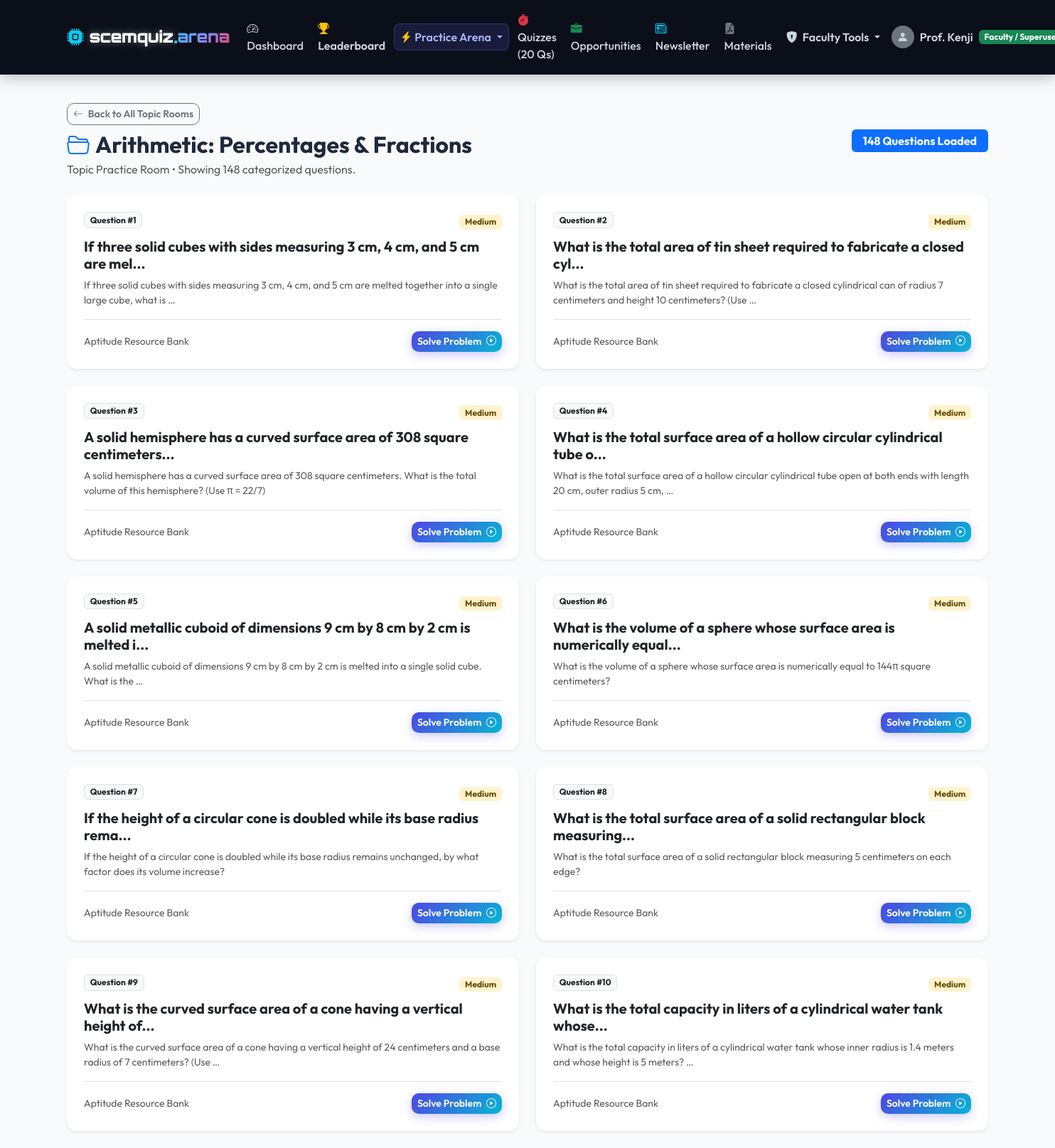
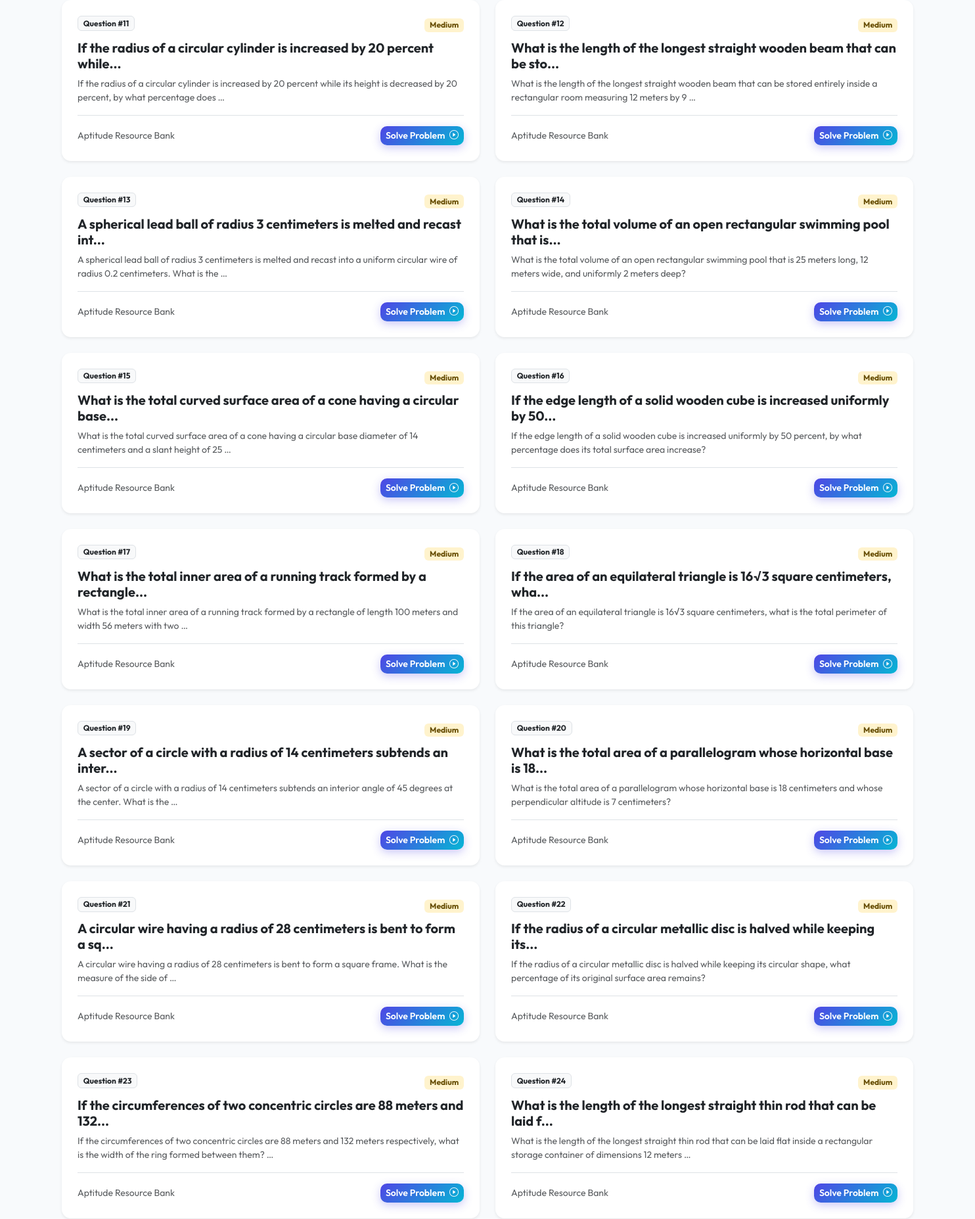
The page /portal/practice/topics/PERCENTAGE/ (signed in, upper part) on the database its author committed (2 pictures, top to bottom).
### account/models.py (models this page shows, shortened)
class User(AbstractUser):
    class Role(models.TextChoices):
        ZENKEN_STUDENT = 'ZENKEN_STUDENT', 'Zenken Enrolled Student'
        NON_ZENKEN_STUDENT = 'NON_ZENKEN_STUDENT', 'Non-Zenken Student'
        TEACHER = 'TEACHER', 'Teacher'
    role = models.CharField(
        max_length=20,
        choices=Role.choices,
        default=Role.NON_ZENKEN_STUDENT,
        help_text="Account role: Zenken student, Non-Zenken student, or Teacher",
    )
    phone_number = models.CharField(max_length=20, blank=True)
    @property
    def is_teacher(self):
        return self.role == self.Role.TEACHER or self.is_superuser
    @property
    def is_zenken_student(self):
        return self.role == self.Role.ZENKEN_STUDENT

### app/models.py (models this page shows, shortened)
class AptitudeQuestion(models.Model):
    SUBJECT_CHOICES = [
        ('APTITUDE', 'Quantitative Aptitude'),
        ('JAPANESE', 'Japanese Language (Zenken Exclusive)'),
    ]
    TOPIC_CHOICES = [
        ('ARITHMETIC', 'Arithmetic: Comprehensive Practice'),
        ('PERCENTAGE', 'Arithmetic: Percentages & Fractions'),
        ('PROFIT_LOSS', 'Arithmetic: Profit, Loss & Discount'),
        ('TIME_WORK', 'Arithmetic: Time & Work / Pipes & Cisterns'),
        ('SPEED_DISTANCE', 'Arithmetic: Time, Speed & Distance / Trains'),
        ('RATIO_PROPORTION', 'Arithmetic: Ratio, Proportion & Mixtures'),
        ('AVERAGES', 'Arithmetic: Averages & Allegations'),
        ('NUMBER_SYSTEM', 'Number System, HCF, LCM & Numeracy'),
        ('ALGEBRA', 'Algebra: Linear, Quadratic Equations & Logarithms'),
        ('GEOMETRY', 'Geometry, Trigonometry & Mensuration'),
        ('MODERN_MATH', 'Modern Math: Permutations, Combinations & Probability'),
        ('DATA_INTERPRETATION', 'Data Interpretation (Tables, Bar, Line & Pie Charts)'),
        ('LOGICAL_REASONING', 'Logical Reasoning & Analytical Aptitude'),
        ('OTHER_APTITUDE', 'General Aptitude'),
        ('JP_KANJI', 'Japanese: Kanji & Reading (漢字)'),
        ('JP_VOCAB', 'Japanese: Vocabulary & Meanings (語彙)'),
        ('JP_GRAMMAR', 'Japanese: JLPT Grammar (文法)'),
        ('JP_READING', 'Japanese: Reading Comprehension (読解)'),
        ('JP_CULTURE', 'Japanese: Corporate Culture & Business Etiquette (ビジネスマナー)'),
    ]
    DIFFICULTY_CHOICES = [
        ('EASY', 'Easy'),
        ('MEDIUM', 'Medium'),
        ('HARD', 'Hard / Advanced'),
    ]
    CORRECT_OPTION_CHOICES = [
        ('A', 'Option A'),
        ('B', 'Option B'),
        ('C', 'Option C'),
        ('D', 'Option D'),
    ]
    ACCESS_CHOICES = [
        ('ALL', 'Open to All Students (Zenken & Non-Zenken)'),
        ('ZENKEN_ONLY', 'Zenken Enrolled Students Only (Exclusive)'),
    ]
    teacher = models.ForeignKey(
        settings.AUTH_USER_MODEL,
        on_delete=models.CASCADE,
        related_name='aptitude_questions',
    )
    subject = models.CharField(
        max_length=20,
        choices=SUBJECT_CHOICES,
        default='APTITUDE',
        help_text="Aptitude (Open/Zenken) or Japanese (Zenken Exclusive)",
    )
    title = models.CharField(
        max_length=200,
        help_text="Short title or concept (e.g. Work Equivalence / JLPT N4 Kanji)",
    )
    topic = models.CharField(
        max_length=50,
        choices=TOPIC_CHOICES,
        default='PERCENTAGE',
    )
    difficulty = models.CharField(
        max_length=20,
        choices=DIFFICULTY_CHOICES,
        default='MEDIUM',
    )
    access_tier = models.CharField(
        max_length=20,
        choices=ACCESS_CHOICES,
        default='ALL',
        help_text="Choose who can view and practice this question",
    )
    question_text = models.TextField(
        help_text="Enter the full problem statement",
    )
    option_a = models.CharField(max_length=255, verbose_name="Option A")
    option_b = models.CharField(max_length=255, verbose_name="Option B")
    option_c = models.CharField(max_length=255, verbose_name="Option C")
    option_d = models.CharField(max_length=255, verbose_name="Option D")
    correct_option = models.CharField(
        max_length=1,
        choices=CORRECT_OPTION_CHOICES,
        help_text="Select the correct answer option",
    )
    explanation = models.TextField(
        blank=True,
        help_text="Step-by-step mathematical reasoning or language explanation",
    )
    created_at = models.DateTimeField(auto_now_add=True)
    updated_at = models.DateTimeField(auto_now=True)
    class Meta:
        ordering = ['-created_at']

### app/views.py (the view)
# urls.py: path('practice/topics/<str:topic_code>/', views.topic_room_practice_view, name='topic_room_practice'),
@login_required
def topic_room_practice_view(request, topic_code):
    user = request.user
    is_japanese = topic_code.startswith('JP_')
    if is_japanese and not (user.is_zenken_student or user.is_teacher):
        messages.error(request, "Japanese Language Topic Rooms are exclusive to Zenken Enrolled Students.")
        return redirect('app:topic_practice_rooms')
    questions = AptitudeQuestion.objects.filter(topic=topic_code)
    topic_display = dict(AptitudeQuestion.TOPIC_CHOICES).get(topic_code, topic_code)
    return render(request, 'app/practice/topic_room_detail.html', {
        'topic_code': topic_code,
        'topic_display': topic_display,
        'questions': questions,
    })

### templates/app/practice/topic_room_detail.html (shortened to what this page needs)
{% extends 'base.html' %}
{% block content %}
<div class="row align-items-center mb-4">
    <div class="col-md-8">
        <a href="{% url 'app:topic_practice_rooms' %}" class="btn btn-outline-secondary btn-sm mb-2">
            <i class="bi bi-arrow-left me-1"></i> Back to All Topic Rooms
        </a>
        <h2 class="fw-bold mb-1">
            <i class="bi bi-folder2-open text-primary me-2"></i>{{ topic_display }}
        </h2>
        <p class="text-muted mb-0">Topic Practice Room &bull; Showing {{ questions.count }} categorized questions.</p>
    </div>
    <div class="col-md-4 text-md-end mt-3 mt-md-0">
        <span class="badge bg-primary px-3 py-2 fs-6">{{ questions.count }} Questions Loaded</span>
    </div>
</div>
<div class="row g-4">
    {% if questions %}
        {% for q in questions %}
            <div class="col-md-6">
                <div class="card h-100 shadow-sm border-0 d-flex flex-column">
                    <div class="card-body p-4 d-flex flex-column">
                        <div class="d-flex justify-content-between align-items-start mb-2">
                            <span class="badge bg-light text-dark border small">Question #{{ forloop.counter }}</span>
                            <div>
                                {% if q.difficulty == 'EASY' %}
                                    <span class="badge bg-success-subtle text-success">Easy</span>
                                {% elif q.difficulty == 'MEDIUM' %}
                                    <span class="badge bg-warning-subtle text-warning-emphasis">Medium</span>
                                {% else %}
                                    <span class="badge bg-danger-subtle text-danger">Hard</span>
                                {% endif %}
                            </div>
                        </div>
                        <h5 class="card-title fw-bold text-dark mt-1">
                            <a href="{% url 'app:question_detail' q.pk %}" class="text-decoration-none text-dark">
                                {{ q.title }}
                            </a>
                        </h5>
                        <p class="card-text text-muted small flex-grow-1">
                            {{ q.question_text|truncatewords:24 }}
                        </p>
                        <div class="pt-3 border-top mt-auto d-flex justify-content-between align-items-center">
                            <small class="text-muted">Aptitude Resource Bank</small>
                            <a href="{% url 'app:question_detail' q.pk %}" class="btn btn-sm btn-arena">
                                Solve Problem <i class="bi bi-play-circle ms-1"></i>
                            </a>
                        </div>
                    </div>
                </div>
            </div>
        {% endfor %}
    {% else %}
        <div class="col-12 text-center py-5">
            <i class="bi bi-inbox fs-1 text-muted d-block mb-2"></i>
            <h5>No questions currently in this topic room.</h5>
            <a href="{% url 'app:topic_practice_rooms' %}" class="btn btn-outline-dark btn-sm mt-2">Back to Topics</a>
        </div>
    {% endif %}
</div>
{% endblock %}

### templates/base.html (shortened to what this page needs)
<!DOCTYPE html>
<html lang="en">
<head>
    <link href="https://cdn.jsdelivr.net/npm/bootstrap@5.3.3/dist/css/bootstrap.min.css" rel="stylesheet">
    <link href="https://cdn.jsdelivr.net/npm/bootstrap-icons@1.11.3/font/bootstrap-icons.min.css" rel="stylesheet">
</head>
<body>
    <nav class="navbar navbar-expand-lg navbar-dark navbar-custom sticky-top">
        <div class="container">
            <a class="brand-logo me-3" href="{% if user.is_authenticated %}{% url 'account:dashboard' %}{% else %}{% url 'account:home' %}{% endif %}">
                <i class="bi bi-cpu-fill text-info me-2 fs-4"></i>
                <span class="brand-scem">scemquiz</span><span class="brand-dot">.</span><span class="brand-arena">arena</span>
            </a>
            <div class="collapse navbar-collapse" id="navContent">
                <ul class="navbar-nav me-auto mb-2 mb-lg-0 align-items-lg-center gap-1">
                    {% if user.is_authenticated %}
                        <li class="nav-item">
                            <a class="nav-link" href="{% url 'account:dashboard' %}">
                                <i class="bi bi-speedometer2 me-1"></i> Dashboard
                            </a>
                        </li>
                        <li class="nav-item">
                            <a class="nav-link text-warning fw-semibold" href="{% url 'app:leaderboard' %}">
                                <i class="bi bi-trophy-fill text-warning me-1"></i> Leaderboard
                            </a>
                        </li>
                        <li class="nav-item dropdown">
                            <a class="nav-link dropdown-toggle practice-arena-nav-btn d-flex align-items-center gap-1" href="#" id="practiceDropdown" role="button" data-bs-toggle="dropdown">
                                <i class="bi bi-lightning-charge-fill text-warning"></i>
                                <span>Practice Arena</span>
                            </a>
                        </li>
                        <li class="nav-item">
                            <a class="nav-link" href="{% url 'app:quiz_list' %}">
                                <i class="bi bi-stopwatch-fill me-1 text-danger"></i> Quizzes (20 Qs)
                            </a>
                        </li>
                        <li class="nav-item">
                            <a class="nav-link" href="{% url 'app:opportunity_list' %}">
                                <i class="bi bi-briefcase-fill me-1 text-success"></i> Opportunities
                            </a>
                        </li>
                        <li class="nav-item">
                            <a class="nav-link" href="{% url 'app:newsletter_list' %}">
                                <i class="bi bi-newspaper me-1 text-info"></i> Newsletter
                            </a>
                        </li>
                        <li class="nav-item">
                            <a class="nav-link" href="{% url 'app:material_list' %}">
                                <i class="bi bi-file-earmark-pdf-fill me-1 text-secondary"></i> Materials
                            </a>
                        </li>
                        {% if user.is_teacher %}
                            <li class="nav-item dropdown">
                                <a class="nav-link dropdown-toggle text-warning fw-semibold" href="#" role="button" data-bs-toggle="dropdown">
                                    <i class="bi bi-shield-lock-fill me-1"></i> Faculty Tools
                                </a>
                            </li>
                        {% endif %}
                    {% endif %}
                </ul>
                <ul class="navbar-nav ms-auto align-items-center">
                    {% if user.is_authenticated %}
                        <li class="nav-item dropdown">
                            <a class="nav-link dropdown-toggle text-light d-flex align-items-center gap-2" href="#" id="userMenu" role="button" data-bs-toggle="dropdown">
                                <div class="bg-secondary rounded-circle d-flex align-items-center justify-content-center" style="width: 32px; height: 32px;">
                                    <i class="bi bi-person-fill"></i>
                                </div>
                                <span class="fw-semibold">{{ user.first_name|default:user.username }}</span>
                                {% if user.is_teacher %}
                                    <span class="badge bg-success">Faculty / Superuser</span>
                                {% elif user.is_zenken_student %}
                                    <span class="badge badge-zenken-exclusive">Zenken</span>
                                {% else %}
                                    <span class="badge bg-info text-dark">Student</span>
                                {% endif %}
                            </a>
                        </li>
                    {% endif %}
                </ul>
            </div>
        </div>
    </nav>
    <main class="main-content flex-grow-1 py-4">
        <div class="container">
            {% block content %}{% endblock %}
        </div>
    </main>
</body>
</html>

### templates/base.html (style rules this page uses)
:root { --arena-primary: #6366f1; --arena-accent: #06b6d4; --arena-gradient: linear-gradient(135deg, #4f46e5 0%, #06b6d4 100%); --arena-dark: #0f172a; --arena-card-bg: #ffffff; --arena-bg: #f8fafc; }
body { background-color: var(--arena-bg); font-family: 'Outfit', -apple-system, BlinkMacSystemFont, "Segoe UI", Roboto, sans-serif; color: #1e293b; min-height: 100vh; display: flex; flex-direction: column; }
.brand-logo { font-family: 'Orbitron', 'Space Grotesk', sans-serif; font-weight: 900; font-size: 1.45rem; letter-spacing: -0.5px; display: inline-flex; align-items: center; text-decoration: none; }
.brand-scem { color: #ffffff; text-shadow: 0 0 12px rgba(255, 255, 255, 0.35); }
.brand-dot { color: #38bdf8; font-size: 1.6rem; line-height: 1; animation: pulse-dot 2s infinite ease-in-out; }
.brand-arena { background: linear-gradient(135deg, #38bdf8 0%, #818cf8 50%, #f43f5e 100%); -webkit-background-clip: text; -webkit-text-fill-color: transparent; font-weight: 900; text-transform: lowercase; }
.navbar-custom { background-color: #0b0f19; border-bottom: 1px solid rgba(255, 255, 255, 0.08); box-shadow: 0 4px 20px rgba(0, 0, 0, 0.25); }
.nav-link { font-weight: 500; color: #cbd5e1 !important; transition: all 0.2s ease; }
.practice-arena-nav-btn { background: rgba(99, 102, 241, 0.15); border: 1px solid rgba(99, 102, 241, 0.35); border-radius: 8px; padding: 6px 14px; color: #a5b4fc !important; font-weight: 600; }
.card { border: 1px solid #e2e8f0; border-radius: 14px; box-shadow: 0 4px 12px rgba(15, 23, 42, 0.04); background: #ffffff; }
.btn { border-radius: 10px; font-weight: 600; }
.btn-arena { background: var(--arena-gradient); color: white; border: none; box-shadow: 0 4px 14px rgba(79, 70, 229, 0.3); }

### rows shown on the page
User: first_name "Prof. Kenji"
AptitudeQuestion: difficulty "Medium", title "If three solid cubes with sides measuring 3 cm, 4 cm, and 5 cm are mel...", question_text "If three solid cubes with sides measuring 3 cm, 4 cm, and 5 cm are melted together into a single large cube, what is …"
AptitudeQuestion: difficulty "Medium", title "What is the total area of tin sheet required to fabricate a closed cyl...", question_text "What is the total area of tin sheet required to fabricate a closed cylindrical can of radius 7 centimeters and height 10 centimeters? (Use …"
AptitudeQuestion: difficulty "Medium", title "A solid hemisphere has a curved surface area of 308 square centimeters...", question_text "A solid hemisphere has a curved surface area of 308 square centimeters. What is the total volume of this hemisphere? (Use π = 22/7)"
AptitudeQuestion: difficulty "Medium", title "What is the total surface area of a hollow circular cylindrical tube o...", question_text "What is the total surface area of a hollow circular cylindrical tube open at both ends with length 20 cm, outer radius 5 cm, …"
AptitudeQuestion: difficulty "Medium", title "A solid metallic cuboid of dimensions 9 cm by 8 cm by 2 cm is melted i...", question_text "A solid metallic cuboid of dimensions 9 cm by 8 cm by 2 cm is melted into a single solid cube. What is the …"
AptitudeQuestion: difficulty "Medium", title "What is the volume of a sphere whose surface area is numerically equal...", question_text "What is the volume of a sphere whose surface area is numerically equal to 144π square centimeters?"
AptitudeQuestion: difficulty "Medium", title "If the height of a circular cone is doubled while its base radius rema...", question_text "If the height of a circular cone is doubled while its base radius remains unchanged, by what factor does its volume increase?"
AptitudeQuestion: difficulty "Medium", title "What is the total surface area of a solid rectangular block measuring...", question_text "What is the total surface area of a solid rectangular block measuring 5 centimeters on each edge?"
AptitudeQuestion: difficulty "Medium", title "What is the curved surface area of a cone having a vertical height of...", question_text "What is the curved surface area of a cone having a vertical height of 24 centimeters and a base radius of 7 centimeters? (Use …"
AptitudeQuestion: difficulty "Medium", title "What is the total capacity in liters of a cylindrical water tank whose...", question_text "What is the total capacity in liters of a cylindrical water tank whose inner radius is 1.4 meters and whose height is 5 meters? …"
AptitudeQuestion: difficulty "Medium", title "If the radius of a circular cylinder is increased by 20 percent while...", question_text "If the radius of a circular cylinder is increased by 20 percent while its height is decreased by 20 percent, by what percentage does …"
AptitudeQuestion: difficulty "Medium", title "What is the length of the longest straight wooden beam that can be sto...", question_text "What is the length of the longest straight wooden beam that can be stored entirely inside a rectangular room measuring 12 meters by 9 …"
AptitudeQuestion: difficulty "Medium", title "A spherical lead ball of radius 3 centimeters is melted and recast int...", question_text "A spherical lead ball of radius 3 centimeters is melted and recast into a uniform circular wire of radius 0.2 centimeters. What is the …"
AptitudeQuestion: difficulty "Medium", title "What is the total volume of an open rectangular swimming pool that is...", question_text "What is the total volume of an open rectangular swimming pool that is 25 meters long, 12 meters wide, and uniformly 2 meters deep?"
AptitudeQuestion: difficulty "Medium", title "What is the total curved surface area of a cone having a circular base...", question_text "What is the total curved surface area of a cone having a circular base diameter of 14 centimeters and a slant height of 25 …"
AptitudeQuestion: difficulty "Medium", title "If the edge length of a solid wooden cube is increased uniformly by 50...", question_text "If the edge length of a solid wooden cube is increased uniformly by 50 percent, by what percentage does its total surface area increase?"
AptitudeQuestion: difficulty "Medium", title "What is the total inner area of a running track formed by a rectangle...", question_text "What is the total inner area of a running track formed by a rectangle of length 100 meters and width 56 meters with two …"
AptitudeQuestion: difficulty "Medium", title "If the area of an equilateral triangle is 16√3 square centimeters, wha...", question_text "If the area of an equilateral triangle is 16√3 square centimeters, what is the total perimeter of this triangle?"
AptitudeQuestion: difficulty "Medium", title "A sector of a circle with a radius of 14 centimeters subtends an inter...", question_text "A sector of a circle with a radius of 14 centimeters subtends an interior angle of 45 degrees at the center. What is the …"
AptitudeQuestion: difficulty "Medium", title "What is the total area of a parallelogram whose horizontal base is 18...", question_text "What is the total area of a parallelogram whose horizontal base is 18 centimeters and whose perpendicular altitude is 7 centimeters?"
AptitudeQuestion: difficulty "Medium", title "A circular wire having a radius of 28 centimeters is bent to form a sq...", question_text "A circular wire having a radius of 28 centimeters is bent to form a square frame. What is the measure of the side of …"
AptitudeQuestion: difficulty "Medium", title "If the radius of a circular metallic disc is halved while keeping its...", question_text "If the radius of a circular metallic disc is halved while keeping its circular shape, what percentage of its original surface area remains?"
AptitudeQuestion: difficulty "Medium", title "If the circumferences of two concentric circles are 88 meters and 132...", question_text "If the circumferences of two concentric circles are 88 meters and 132 meters respectively, what is the width of the ring formed between them? …"
AptitudeQuestion: difficulty "Medium", title "What is the length of the longest straight thin rod that can be laid f...", question_text "What is the length of the longest straight thin rod that can be laid flat inside a rectangular storage container of dimensions 12 meters …"

### other values the page prints
{{ topic_display }} "Arithmetic: Percentages & Fractions"
{{ questions.count }} "148"
